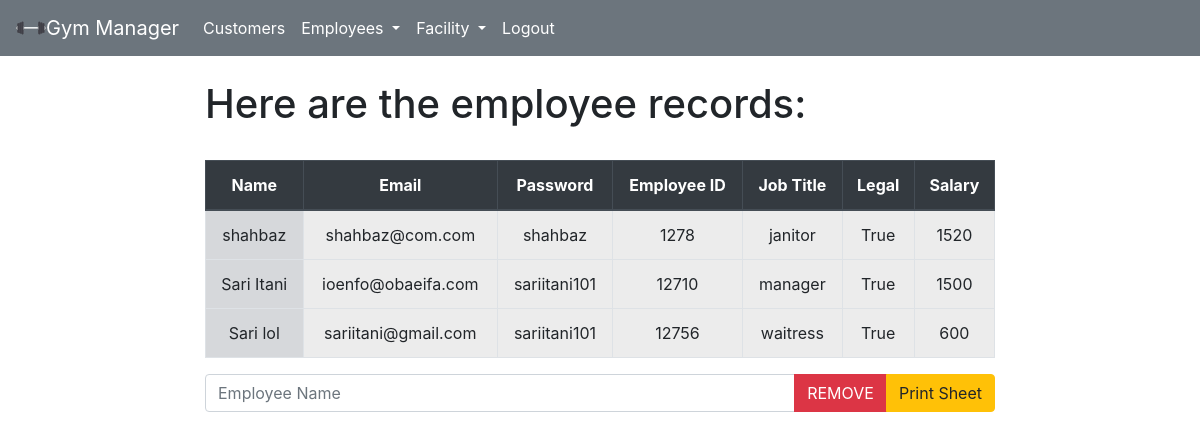
Page /work/personal/ on the committed database.
### workers/models.py (models this page shows, shortened)
class Workers(models.Model):
    name = models.CharField(max_length=20, unique=True)
    email = models.EmailField(max_length=30)
    password = models.CharField(max_length=20)
    nb = models.IntegerField()
    jobtitle = models.CharField(max_length=30)
    legal = models.BooleanField()
    salary = models.IntegerField()

### workers/views.py (the view, shortened to what this page needs)
# urls.py: path('personal/', personal, name='personal'),
def personal(response):
    data = Workers.objects.all()
    return render(response, "workers/personal.html", {"data": data})

### workers/templates/workers/personal.html (shortened to what this page needs)
{% extends 'workers/base.html'%}
{%block content%}
<h1>Here are the employee records:</h1>
<br>
<table class="table table-bordered">
    <thead class="thead-dark">
        <tr class="text-center">
            <th>Name</th>
            <th>Email</th>
            <th>Password</th>
            <th>Employee ID</th>
            <th>Job Title</th>
            <th>Legal</th>
            <th>Salary</th>
        </tr>
    </thead>
    <tbody>
        {% for e in data %}
        <tr class="text-center">
            <td class="table-secondary">{{e.name}}</td>
            <td class="table-active">{{e.email}}</td>
            <td class="table-active">{{e.password}}</td>
            <td class="table-active">{{e.nb}}</td>
            <td class="table-active">{{e.jobtitle}}</td>
            <td class="table-active">{{e.legal}}</td>
            <td class="table-active">{{e.salary}}</td>
        </tr>
      {%endfor%}
    </tbody>
</table>
<form method="POST">
    <div class="input-group mb-3">
        <input type="text" class="form-control" placeholder="Employee Name" name="name">
        <div class="input-group-append">
            <button class="btn btn-danger" type="submit" value="remove" name="remove">REMOVE</button>
            <button class="btn btn-warning" type="submit" value="print" name="print">Print Sheet</button>
        </div>
    </div>
</form>
{%endblock%}

### rows in the picture
Workers: name "shahbaz", email "shahbaz@com.com", password "shahbaz", nb "1278", jobtitle "janitor", legal "True", salary "1520"
Workers: name "Sari Itani", email "ioenfo@obaeifa.com", password "sariitani101", nb "12710", jobtitle "manager", legal "True", salary "1500"
Workers: name "Sari lol", email "sariitani@gmail.com", password "sariitani101", nb "12756", jobtitle "waitress", legal "True", salary "600"
